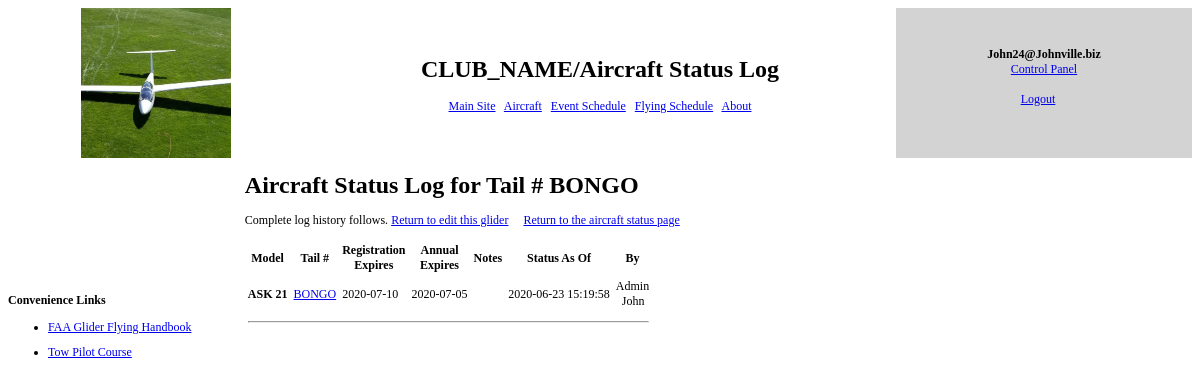
The page /glider_status_log.php?GliderID=1&tailNum=BONGO (signed in) on the database its author committed.
### tables this page shows
CREATE TABLE `GliderStatusLog` (
  `GliderID` int(11) NOT NULL,
  `tailNum` char(20) NOT NULL,
  `regExpire` date NOT NULL,
  `annualExpire` date NOT NULL,
  `status` enum('GREEN','ORANGE','RED') NOT NULL DEFAULT 'GREEN',
  `mxNotes` text NOT NULL,
  `updated` timestamp NOT NULL DEFAULT CURRENT_TIMESTAMP ON UPDATE CURRENT_TIMESTAMP,
  `updatedBy` mediumint(9) NOT NULL,
  KEY `fk_gid` (`GliderID`),
  KEY `fk_memberID` (`updatedBy`),
  KEY `tailIdx` (`tailNum`),
  CONSTRAINT `fkLog_gid` FOREIGN KEY (`GliderID`) REFERENCES `Glider` (`GliderID`) ON DELETE CASCADE,
  CONSTRAINT `fkLog_memberID` FOREIGN KEY (`updatedBy`) REFERENCES `Members` (`MemberID`)
);

CREATE TABLE `Glider` (
  `GliderID` int(11) NOT NULL AUTO_INCREMENT,
  `mfg` char(20) NOT NULL,
  `model` char(20) NOT NULL,
  `type` enum('Glider','Tow','Other') NOT NULL DEFAULT 'Glider',
  `vne` char(20) NOT NULL,
  `vrough` char(20) NOT NULL,
  `vfinal` char(20) NOT NULL,
  `vglide` char(20) NOT NULL,
  `vsink` char(20) NOT NULL,
  `vstall` char(20) NOT NULL,
  `glideRatio` char(20) NOT NULL,
  `maxG` char(20) NOT NULL,
  `descrip` text NOT NULL,
  `photo` char(20) NOT NULL DEFAULT 'glider_0.jpg',
  `pohURL` char(120) NOT NULL DEFAULT 'http://flsc.org/Links.php#poh',
  `seats` tinyint(4) NOT NULL DEFAULT '1',
  PRIMARY KEY (`GliderID`),
  UNIQUE KEY `GliderID` (`GliderID`),
  UNIQUE KEY `nameIndex` (`model`)
);

CREATE TABLE `Members` (
  `MemberID` mediumint(9) NOT NULL AUTO_INCREMENT,
  `emailAddr` varchar(50) DEFAULT NULL,
  `lastName` varchar(30) NOT NULL,
  `firstName` varchar(30) NOT NULL,
  `memberType` enum('Regular','Special Tow Pilot','Social','Junior','Distant','Emeritur','Other','Inactive','None') NOT NULL,
  `pilot` enum('Pre Solo','Private','Commercial','Post Solo','Not Applicable','CFI-G') NOT NULL,
  `otherPilot` set('SEL','MEL','Commercial SEL','Commercial MEL','CFI','CFII','ATP','Instrument','Tail Wheel','Tow','None') NOT NULL DEFAULT 'None',
  `checkout` set('L13AC','L13AC_back','ASK21','ASK21_back','Grobe102','SGS_1-26','SGS_2-33','SGS_2-33_Back','Citabria','Pawnee','Ground_launch') NOT NULL,
  `access` set('ADMIN','MEMBER','SCHEDULES','NONE','CFIG','BOARD','TOW') NOT NULL DEFAULT 'MEMBER',
  `coord` set('OPS','TOW','CFIG') NOT NULL,
  `badge` set('A','B','C','Bronze','Silver','Silver Altitude','Silver Distance','Silver Duration','Gold','Gold Altitude','Gold Distance','Diamond','Diamond Altitude','Diamond Distance','Diamond Goal','750K Diploma','1000K Diploma','2000K Diploma','None') NOT NULL DEFAULT 'None',
  `password` varchar(40) DEFAULT NULL,
  `reset` char(40) DEFAULT 'n/a',
  `photo` char(80) NOT NULL DEFAULT 'no_photo.png',
  `family` varchar(30) DEFAULT NULL,
  `middleName` varchar(30) DEFAULT NULL,
  `street` varchar(30) NOT NULL,
  `city` varchar(30) NOT NULL,
  `state` char(20) NOT NULL DEFAULT '',
  `zip` varchar(10) NOT NULL,
  `phone` varchar(30) NOT NULL,
  `phone2` varchar(30) DEFAULT NULL,
  `lastUpdate` timestamp NOT NULL DEFAULT CURRENT_TIMESTAMP ON UPDATE CURRENT_TIMESTAMP,
  `lastIP` char(20) NOT NULL DEFAULT 'n/a',
  `lastActive` datetime NOT NULL DEFAULT '2000-01-01 00:00:00',
  `keepLogin` char(60) NOT NULL DEFAULT '',
  `mentorID` mediumint(9) DEFAULT '0',
  `memberSince` char(4) NOT NULL DEFAULT '',
  `towMed` date NOT NULL,
  `bfr` date NOT NULL,
  `suffix` char(4) NOT NULL,
  `notes` text NOT NULL,
  `about` text NOT NULL,
  PRIMARY KEY (`MemberID`),
  UNIQUE KEY `emailAddr` (`emailAddr`),
  UNIQUE KEY `nameIndex` (`firstName`,`middleName`,`lastName`,`suffix`)
);

### lib/common.inc (called while the page is built, shortened)
<?
function script_param ($name) {
    global $HTTP_GET_VARS, $HTTP_POST_VARS;
    unset ($val);
    if (isset ($_GET[$name])) {
        $val = $_GET[$name];
        $val = stripcslashes($val);
    } else if (isset ($_POST[$name])) {
        $val = $_POST[$name];
    } else if (isset ($HTTP_GET_VARS[$name])) {
        $val = $HTTP_GET_VARS[$name];
        $val = stripcslashes($val);
    } else if (isset ($HTTP_POST_VARS[$name])) {
        $val = $HTTP_POST_VARS[$name];
    }
    if (@is_array($val)) {
        foreach ($val as $index => $value) {
            $value = @trim($value);
            $value = htmlspecialchars($value, ENT_QUOTES);
            $val[$index] = $value;
        }
        return($val);
    } else {
        $value = @trim($val);
        $value = htmlspecialchars($value, ENT_QUOTES);
        return ($value);
    }
}
?>

### lib/db_funcs.inc (called while the page is built, shortened)
<?
function DB_Query ($conn, $query, &$results) {
    global $useDB;
    $results = array();
    $query = preg_replace('/\n/', ' ', $query);
    if ($useDB == "mysql") {
        $result = mysqli_query($conn, $query);
    }
    if (!strncasecmp($query, "select", 6) || !strncasecmp($query, "show", 4)
        || !strncasecmp($query, "describe", 8)) {
        if ($result) {
            if ($useDB == "mysql") {
                $array = mysqli_fetch_assoc($result);
            } else {
                $array = pg_fetch_array($result);
            }
            if ($array) {
                $count = 0;
                while($array) {
                    $results[$count] = $array;
                    $count ++;
                    if ($useDB == "mysql") {
                        $array = mysqli_fetch_assoc($result);
                    } else {
                        $array = pg_fetch_array($result);
                    }
                }
            } else {
                unset($results);
                return(0);
            }
        } else {
            return(SYSTEM_ERROR."unexpected case 1");
        }
    } else {
        if (!$result) {
            return(SYSTEM_ERROR."unexpected case 2");
        }
        return(0);
    }
}
?>

### glider_status_log.php (the view, shortened to what this page needs)
<?
require("./php_includes.inc");
require("./lib/header.inc");
$tailNum = script_param('tailNum');
$GliderID = script_param('GliderID');
$msg='';
?>
        <div  id="divContent">
            <h3><span style="font-size: 24px;">Aircraft Status Log for Tail # <?=$tailNum?></span></h3>
            <p><?=$msg?></p><p>Complete log history follows.
            <a href="edit_glider_status.php?GliderID=<?=$GliderID?>&tailNum=<?=$tailNum?>">Return to edit this glider</a>
            <a href="glider_status.php">Return to the aircraft status page</a>
           </p>
            <table cellspacing="0" cellpadding="3" border="0">
                <tbody>
                    <tr>
                        <th>Model</th>
                        <th>Tail #</th>
                        <th>Registration<br />Expires</th>
                        <th>Annual<br />Expires</th>
                        <th>Notes</th>
                        <th>Status As Of</th>
                        <th>By</th>
                    </tr>
<?
$sql = "SELECT * FROM Glider g, GliderStatusLog l, Members m WHERE g.GliderID = l.GliderID  AND l.updatedBy = m.MemberID AND l.tailNum='$tailNum' ORDER BY l.updated DESC";
if ($msg = DB_Query($Conn, $sql, $results)) {
    DisplayMessage("Display aircraft status",  "query failed ($msg)");
}
$colArray = array('model', 'tailNum', 'regExpire', 'annualExpire', 'mxNotes', 'updated');
foreach ($results as $row) {
    $bgStyle = '';
    echo "<tr $bgStyle>\n";
    foreach ($colArray as $col) {
        $value = $row[$col];
        if ($col == 'model') {
            $value = "<b>$value</b>";
        } else if ($col == 'tailNum') {
            $value = "<a href=edit_glider_status.php?tailNum=$value&GliderID=$row[GliderID]>$value</a>";
        }
       echo "<td>$value</td>\n";
    }
    echo "<td>" . $row['lastName'] . "<br />&nbsp;&nbsp;" . $row['firstName'] . "</td>\n";
    echo "</tr>\n";
    echo "<tr><td colspan=7><hr /></td></tr>\n";
}
?>
                </tbody>
            </table>
            </table>
<?php
  require 'footer.inc';
?>

### css/fly.css (style rules this page uses)
body { font-family: verdana; font-size: 12px }

### rows shown on the page
gliderstatuslog: GliderID.model "ASK 21", tailNum "BONGO", regExpire "2020-07-10", annualExpire "2020-07-05", updated "2020-06-23 15:19:58", updatedBy.lastName "Admin", updatedBy.firstName "John"

### other values the page prints
$title "CLUB_NAME/Aircraft Status Log"
$name "John24@Johnville.biz"
$tailNum "BONGO"
